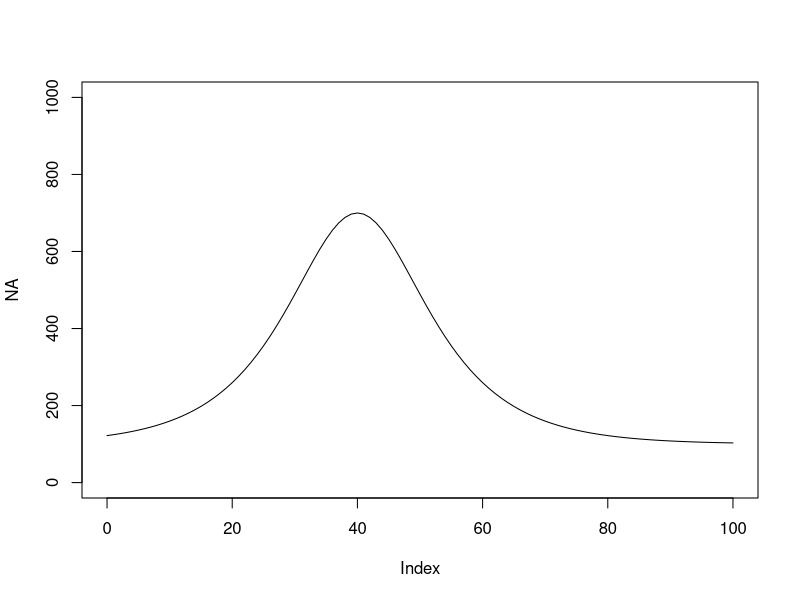
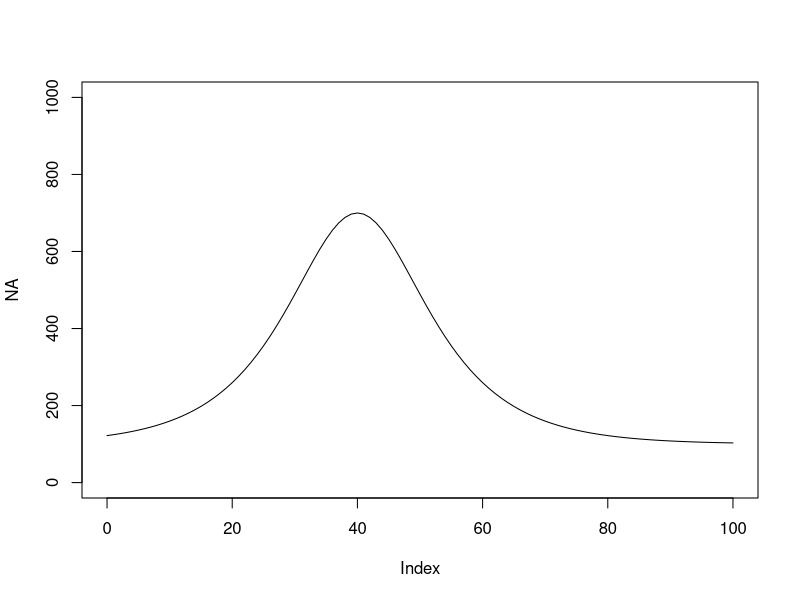
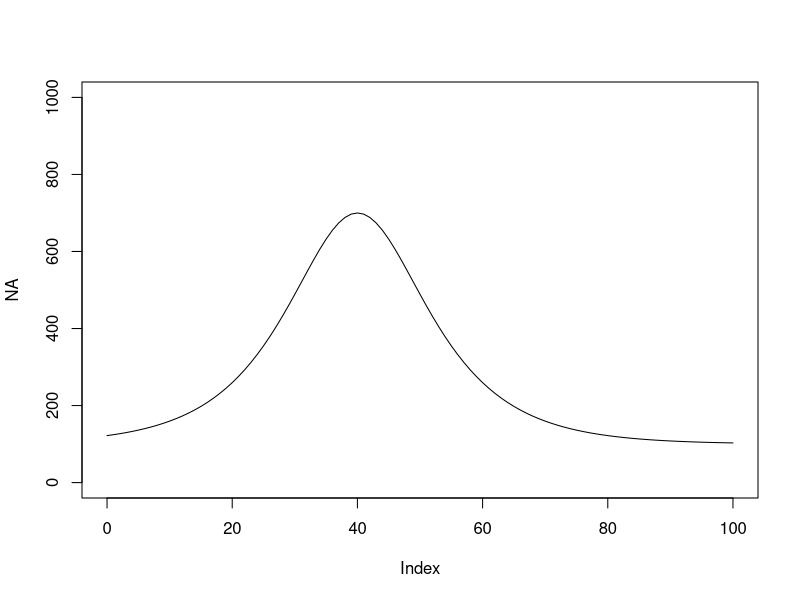
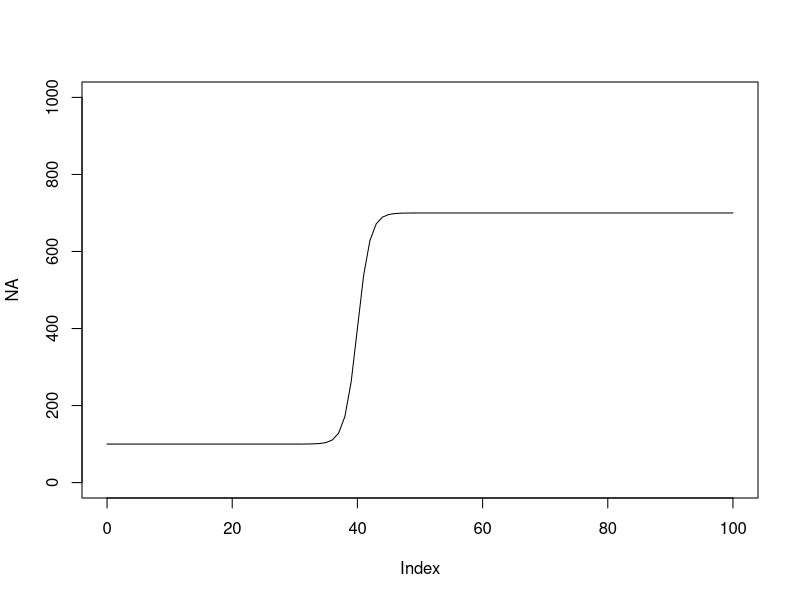
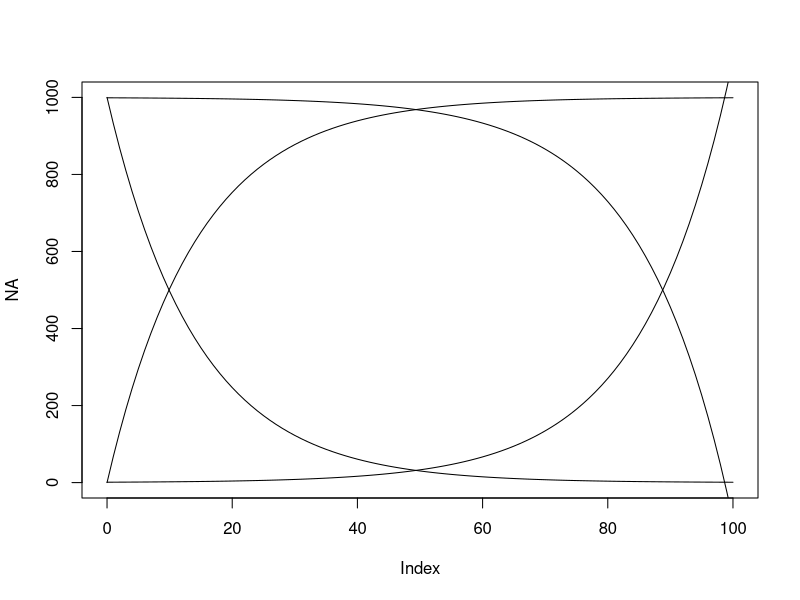
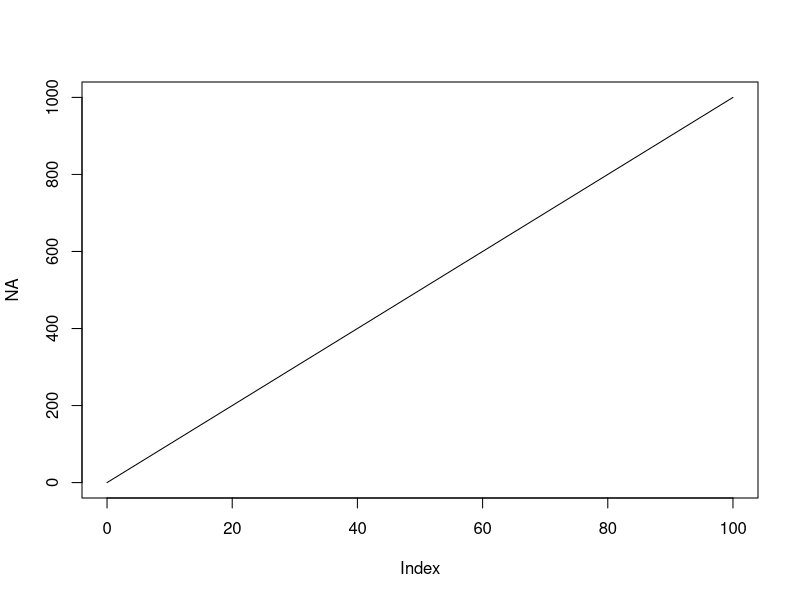

Write R code to recreate these figures, in order.
##################################################################################
################################# BELL CURVES ####################################
##################################################################################

# a =  Valor base
# H =  Valor máximo do pico, excluindo "a", ou quando a = 0. (H>0  or  0<H<1  or  0<H<n)
# m =  Ponto no eixo x onde ocorrerá o pico (-Inf < m < Inf)
# s =  Largura da boca do "sino", semelhante ao desvio padrão em uma gaussiana (s > Inf)
# r =  Grau de assimetria (-1 < r < 1)
# p =  largura da parte de cima do "sino". Quão "fino" ele é. (p>0)


full_sech <- function(a, H, m, s, r, p, x){
  
  x_m <- (s/2) * log( (1+r) / (1-r)  )
  
  H_m <- exp( ( (r*p) / s) * x_m ) * (sqrt( 1-(r^2) )^p )
  
  sech <- function(x_2){
    2 / (exp(x_2) + exp(-x_2) )
  }
  
  a + (H/H_m) * exp( ( (r*p)/s ) * (x-(m-x_m)) ) * ( sech( ( (x - (m-x_m))/s ) )^p )
}


plot(NA, xlim = c(0,100), ylim = c(0,1000))
curve(full_sech(a = 100, H = 600, m = 40, s = 10, r = 0, p = 1, x), add = TRUE)



sech_p_1 <- function(a, H, m, s, r, x){
  
  x_m <- (s/2) * log( (1+r) / (1-r)  )
  
  H_m <- exp( ( (r*1) / s) * x_m ) * (sqrt( 1-(r^2) )^1 )
  
  sech <- function(x_2){
    2 / (exp(x_2) + exp(-x_2) )
  }
  
  a + (H/H_m) * exp( ( (r*1)/s ) * (x-(m-x_m)) ) * ( sech( ( (x - (m-x_m))/s ) )^1 )
}


plot(NA, xlim = c(0,100), ylim = c(0,1000))
curve(sech_p_1(a = 100, H = 600, m = 40, s = 10, r = 0, x), add = TRUE)



sech_symetrical_p_1_r0 <- function(a, H, m, s, x){
  
  x_m <- (s/2) * log( (1+0) / (1-0)  )
  
  H_m <- exp( ( (0*1) / s) * x_m ) * (sqrt( 1-(0^2) )^1 )
  
  sech <- function(x_2){
    2 / (exp(x_2) + exp(-x_2) )
  }
  
  a + (H/H_m) * exp( ( (0*1)/s ) * (x-(m-x_m)) ) * ( sech( ( (x - (m-x_m))/s ) )^1 )
}


plot(NA, xlim = c(0,100), ylim = c(0,1000))
curve(sech_symetrical_p_1_r0(a = 100, H = 600, m = 40, s = 10,  x), add = TRUE)



##################################################################################
################################# SIGMOID CURVES #################################
##################################################################################

# a =  Valor base
# H =  Valor máximo da curva excluindo "a", ou quando a = 0. (H>0  or  0<H<1  or  0<H<n)
# m =  Ponto de inflexão da curva (-Inf < m < Inf)
# w =  raxa de mudança de um estágio para o outro (-Inf < w < Inf) (Talvez seja melhor entre 1 e -1)

hofII <- function(a, H, m, w, x){
  a + H*( 1 / (1 + exp( -w*(x-m) ) ) )
}


plot(NA, xlim = c(0,100), ylim = c(0,1000))
curve(hofII(a = 100, H = 600, m = 40, w  =  1, x), add = TRUE)

##################################################################################
################################# EXPONENCIAL ####################################
##################################################################################


expotential <- function(a, b, c, x){
  a + b*exp(c*x)
}

plot(NA, xlim = c(0,100), ylim = c(0,1000))
curve(expotential(a = 0, b = 1, c = 0.07, x), add = TRUE)
curve(expotential(a = 1000, b = -1, c = 0.07, x), add = TRUE)


curve(expotential(a = 0, b = 1000, c = -0.07, x), add = TRUE)
curve(expotential(a = 1000, b = -1000, c = -0.07, x), add = TRUE)



##################################################################################
################################# EXPONENCIAL ####################################
##################################################################################


linear <- function(a, b, x){
  a + b*x
}

plot(NA, xlim = c(0,100), ylim = c(0,1000))
curve(linear(a = 0, b = 10, x), add = TRUE)




